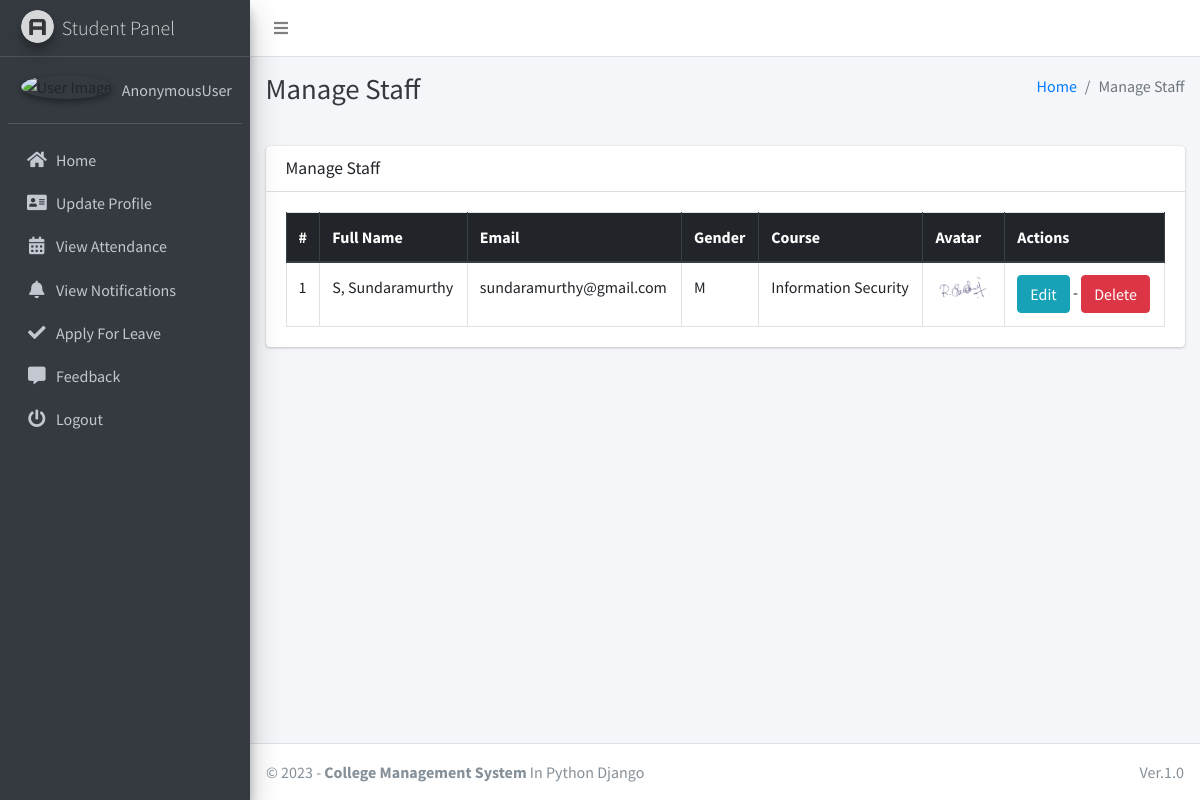
Page /staff/manage/ on the committed database.
### main_app/models.py (models this page shows, shortened)
class CustomUser(AbstractUser):
    USER_TYPE = ((1, "HOD"), (2, "Staff"), (3, "Student"))
    GENDER = [("M", "Male"), ("F", "Female")]
    username = None  # Removed username, using email instead
    email = models.EmailField(unique=True)
    user_type = models.CharField(default=1, choices=USER_TYPE, max_length=1)
    gender = models.CharField(max_length=1, choices=GENDER)
    profile_pic = models.ImageField()
    address = models.TextField()
    fcm_token = models.TextField(default="")  # For firebase notifications
    created_at = models.DateTimeField(auto_now_add=True)
    updated_at = models.DateTimeField(auto_now=True)
    USERNAME_FIELD = "email"
    REQUIRED_FIELDS = []
    objects = CustomUserManager()

class Staff(models.Model):
    course = models.ForeignKey(Course, on_delete=models.DO_NOTHING, null=True, blank=False)
    admin = models.OneToOneField(CustomUser, on_delete=models.CASCADE)

class Course(models.Model):
    name = models.CharField(max_length=120)
    created_at = models.DateTimeField(auto_now_add=True)
    updated_at = models.DateTimeField(auto_now=True)

### main_app/hod_views.py (the view)
# urls.py: path("staff/manage/", hod_views.manage_staff, name='manage_staff'),
def manage_staff(request):
    allStaff = CustomUser.objects.filter(user_type=2)
    context = {
        'allStaff': allStaff,
        'page_title': 'Manage Staff'
    }
    return render(request, "hod_template/manage_staff.html", context)

### main_app/templates/hod_template/manage_staff.html
{% extends 'main_app/base.html' %}
{% load static %}
{% block page_title %}{{page_title}}{% endblock page_title %}
{% block content %}
<section class="content">
    <div class="container-fluid">
        <div class="row">
            <div class="col-md-12">
                <div class="card">
                    <div class="card-header">
                        <h3 class="card-title">{{page_title}}</h3>
                    </div>
                    <div class="card-body">
                        <table id="example2" class="table table-bordered table-hover">
                            <thead class="thead-dark">
                                <tr>
                                    <th>#</th>
                                    <th>Full Name</th>
                                    <th>Email</th>
                                    <th>Gender</th>
                                    <th>Course</th>
                                    <th>Avatar</th>
                                    <th>Actions</th>
                                </tr>
                            </thead>
                            <tbody>
                                {% for staff in allStaff %}
                                <tr>
                                    <td>{{ forloop.counter }}</td>
                                    <td>{{staff.last_name}}, {{staff.first_name}}</td>
                                    <td>{{staff.email}}</td>
                                    <td>{{staff.gender}}</td>
                                    <td>{{staff.staff.course.name}}</td>
                                    <td>
                                        {% if staff.profile_pic == ""  %}
                                        No Image
                                        {% else %}
                                        <img class="img img-fluid mb-2" height="56" width="56"
                                            src="{{staff.profile_pic}}" alt="">
                                        {% endif %}
                                    </td>
                                    <td>
                                        <a href="{% url 'edit_staff' staff.staff.id %}" class="btn btn-info">Edit</a> -
                                        <a href="{% url 'delete_staff' staff.staff.id %}" class="btn btn-danger" onclick="return confirm('Are you sure about this ?')">Delete</a>
                                    </td>
                                </tr>
                                {% endfor %}
                            </tbody>
                        </table>
                    </div>
                </div>
            </div>
        </div>
    </div>
</section>
{% endblock content %}

### rows in the picture
CustomUser: last_name "S", first_name "Sundaramurthy", email "sundaramurthy@gmail.com", gender "M", staff.course.name "Information Security", profile_pic (picture)

### other values in the picture
{{ user }} "AnonymousUser"
{{ page_title }} "Manage Staff"
